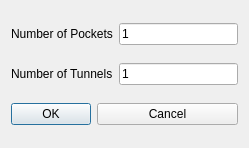
<?xml version="1.0" encoding="UTF-8"?>
<ui version="4.0">
 <class>PocketTunnelDialogBase</class>
 <widget class="QDialog" name="PocketTunnelDialogBase">
  <property name="geometry">
   <rect>
    <x>0</x>
    <y>0</y>
    <width>249</width>
    <height>148</height>
   </rect>
  </property>
  <property name="windowTitle">
   <string>PocketTunnel Dialog</string>
  </property>
  <layout class="QGridLayout">
   <item row="0" column="0" colspan="2">
    <widget class="QLabel" name="numPocketText">
     <property name="text">
      <string>Number of Pockets</string>
     </property>
     <property name="wordWrap">
      <bool>false</bool>
     </property>
    </widget>
   </item>
   <item row="1" column="0" colspan="2">
    <widget class="QLabel" name="numTunnelText">
     <property name="text">
      <string>Number of Tunnels</string>
     </property>
     <property name="wordWrap">
      <bool>false</bool>
     </property>
    </widget>
   </item>
   <item row="2" column="0">
    <widget class="QPushButton" name="okButton">
     <property name="text">
      <string>OK</string>
     </property>
    </widget>
   </item>
   <item row="0" column="2">
    <widget class="QLineEdit" name="numPocket">
     <property name="text">
      <string>1</string>
     </property>
    </widget>
   </item>
   <item row="1" column="2">
    <widget class="QLineEdit" name="numTunnel">
     <property name="text">
      <string>1</string>
     </property>
    </widget>
   </item>
   <item row="2" column="1" colspan="2">
    <widget class="QPushButton" name="cancelButton">
     <property name="text">
      <string>Cancel</string>
     </property>
    </widget>
   </item>
  </layout>
 </widget>
 <layoutdefault spacing="6" margin="11"/>
 <pixmapfunction>qPixmapFromMimeSource</pixmapfunction>
 <resources/>
 <connections>
  <connection>
   <sender>okButton</sender>
   <signal>clicked()</signal>
   <receiver>PocketTunnelDialogBase</receiver>
   <slot>accept()</slot>
   <hints>
    <hint type="sourcelabel">
     <x>20</x>
     <y>20</y>
    </hint>
    <hint type="destinationlabel">
     <x>20</x>
     <y>20</y>
    </hint>
   </hints>
  </connection>
  <connection>
   <sender>cancelButton</sender>
   <signal>clicked()</signal>
   <receiver>PocketTunnelDialogBase</receiver>
   <slot>reject()</slot>
   <hints>
    <hint type="sourcelabel">
     <x>20</x>
     <y>20</y>
    </hint>
    <hint type="destinationlabel">
     <x>20</x>
     <y>20</y>
    </hint>
   </hints>
  </connection>
 </connections>
</ui>
